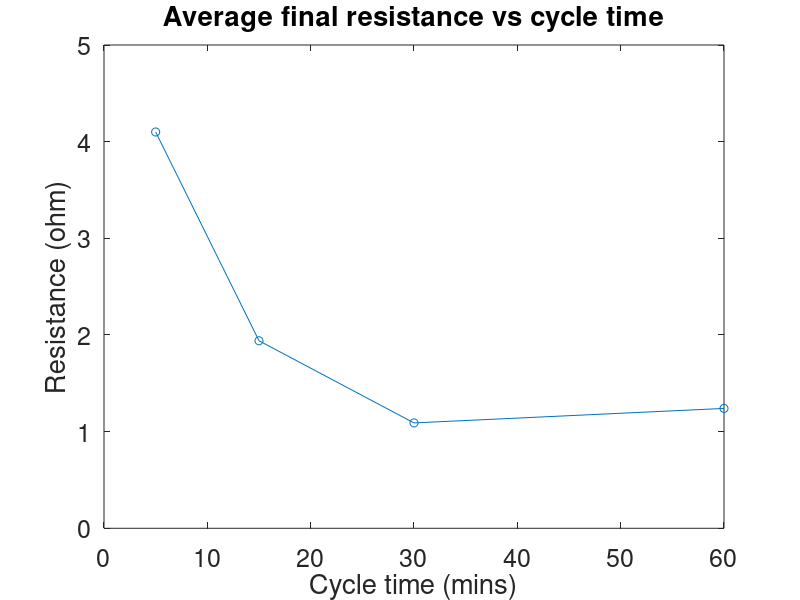

Source code (MATLAB):
x = [5, 15, 30, 60];
y = [4.1 1.94 1.09 1.24];

plot(x,y,'-o');
axis([0 60 0 5]);

xlabel('Cycle time (mins)','Fontsize',24);
ylabel('Resistance (ohm)','Fontsize',24);
title('Average final resistance vs cycle time','Fontsize',24);
set(gca,'Fontsize',18);
grid off;